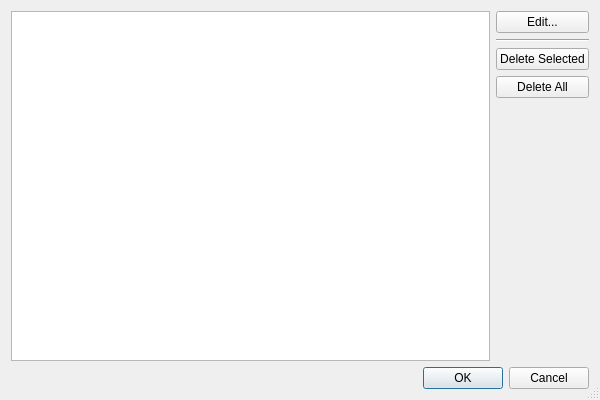
<?xml version="1.0" encoding="UTF-8"?>
<ui version="4.0">
 <class>StartHistoryEditDialog</class>
 <widget class="QDialog" name="StartHistoryEditDialog">
  <property name="geometry">
   <rect>
    <x>0</x>
    <y>0</y>
    <width>600</width>
    <height>400</height>
   </rect>
  </property>
  <property name="windowTitle">
   <string>Edit History</string>
  </property>
  <property name="sizeGripEnabled">
   <bool>true</bool>
  </property>
  <layout class="QVBoxLayout" name="verticalLayout">
   <item>
    <layout class="QGridLayout" name="gridLayout">
     <item row="0" column="0" rowspan="5">
      <widget class="QListWidget" name="historyList">
       <property name="alternatingRowColors">
        <bool>true</bool>
       </property>
       <property name="selectionMode">
        <enum>QAbstractItemView::ExtendedSelection</enum>
       </property>
      </widget>
     </item>
     <item row="0" column="1">
      <widget class="QPushButton" name="editButton">
       <property name="toolTip">
        <string>Press to edit the selected entry</string>
       </property>
       <property name="text">
        <string>Edit...</string>
       </property>
      </widget>
     </item>
     <item row="1" column="1">
      <widget class="Line" name="line">
       <property name="orientation">
        <enum>Qt::Horizontal</enum>
       </property>
      </widget>
     </item>
     <item row="2" column="1">
      <widget class="QPushButton" name="deleteButton">
       <property name="toolTip">
        <string>Press to delete the selected entries</string>
       </property>
       <property name="text">
        <string>Delete Selected</string>
       </property>
      </widget>
     </item>
     <item row="3" column="1">
      <widget class="QPushButton" name="deleteAllButton">
       <property name="toolTip">
        <string>Press to delete all entries</string>
       </property>
       <property name="text">
        <string>Delete All</string>
       </property>
      </widget>
     </item>
     <item row="4" column="1">
      <spacer name="verticalSpacer">
       <property name="orientation">
        <enum>Qt::Vertical</enum>
       </property>
       <property name="sizeHint" stdset="0">
        <size>
         <width>20</width>
         <height>40</height>
        </size>
       </property>
      </spacer>
     </item>
    </layout>
   </item>
   <item>
    <widget class="QDialogButtonBox" name="buttonBox">
     <property name="orientation">
      <enum>Qt::Horizontal</enum>
     </property>
     <property name="standardButtons">
      <set>QDialogButtonBox::Cancel|QDialogButtonBox::Ok</set>
     </property>
    </widget>
   </item>
  </layout>
 </widget>
 <resources/>
 <connections>
  <connection>
   <sender>buttonBox</sender>
   <signal>accepted()</signal>
   <receiver>StartHistoryEditDialog</receiver>
   <slot>accept()</slot>
   <hints>
    <hint type="sourcelabel">
     <x>248</x>
     <y>254</y>
    </hint>
    <hint type="destinationlabel">
     <x>157</x>
     <y>274</y>
    </hint>
   </hints>
  </connection>
  <connection>
   <sender>buttonBox</sender>
   <signal>rejected()</signal>
   <receiver>StartHistoryEditDialog</receiver>
   <slot>reject()</slot>
   <hints>
    <hint type="sourcelabel">
     <x>316</x>
     <y>260</y>
    </hint>
    <hint type="destinationlabel">
     <x>286</x>
     <y>274</y>
    </hint>
   </hints>
  </connection>
 </connections>
</ui>
